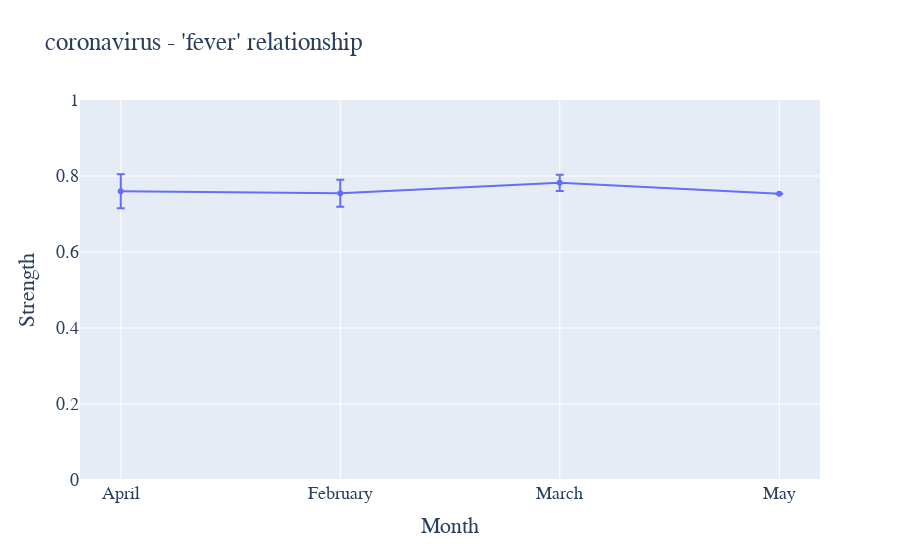

Notebook code cell kept with this figure:
### Markdown cell above
## keyword-specific plot
- Choose a particular keyword
- Each relation will have a line plot
- Aggregated probability per month

### Code cell
# =======================================================
# Data Preparation 
# =======================================================
# Define what keyword we are interested to see the trend
kw = 'fever'
relations = ['is related to']
df_grps = rvis.preproces_for_kwspecific_plot(df_new, kw=kw)

# =======================================================
# Plotly
# =======================================================
import plotly.graph_objects as go

fig = go.Figure(data=go.Scatter(
        x=df_grps['publish_month'],
        y=df_grps['proba_mean'],
        error_y=dict(
            type='data', # value of error bar given in data coordinates
            array=df_grps['proba_stderr'],
            visible=True)
    ))
fig.update_layout(
    yaxis=dict(range=[0, 1]),
    title="coronavirus - '%s' relationship" %kw,
    xaxis_title="Month",
    yaxis_title="Strength",
    font=dict(
        family="Courier New, monospace",
        size=18,
    )
)
fig.show()

### Figure 1 — Plotly figure (JSON) as saved in the notebook; plotly's stock layout.template omitted (floating-point values rounded to 4 significant figures)
{"data": [{"error_y": {"array": [0.04471, 0.0356, 0.02139, 0], "type": "data", "visible": true}, "type": "scatter", "x": ["April", "February", "March", "May"], "y": [0.7597, 0.7548, 0.7822, 0.7533]}], "layout": {"font": {"family": "Courier New, monospace", "size": 18}, "title": {"text": "coronavirus - 'fever' relationship"}, "xaxis": {"title": {"text": "Month"}}, "yaxis": {"range": [0, 1], "title": {"text": "Strength"}}}}
